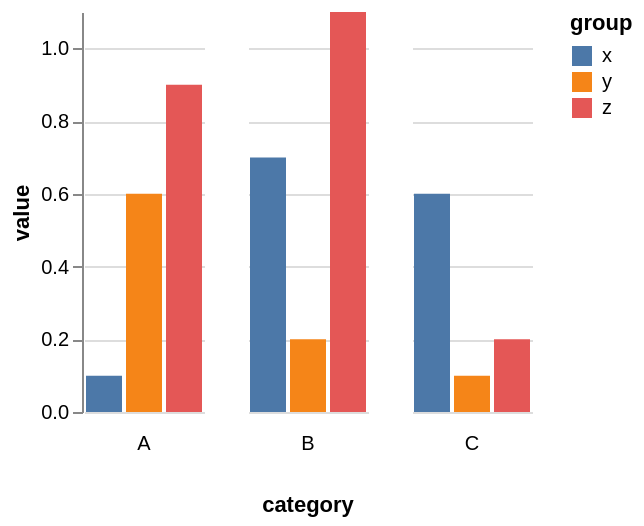

The specification (Vega-Lite) saved for this image:
### Vega specification from a JSON file in a GitHub repository (floating-point values rounded to 4 significant figures)
{"$schema": "https://vega.github.io/schema/vega/v5.json", "background": "white", "padding": 5, "data": [{"name": "source_0", "values": [{"category": "A", "group": "x", "value": 0.1}, {"category": "A", "group": "y", "value": 0.6}, {"category": "A", "group": "z", "value": 0.9}, {"category": "B", "group": "x", "value": 0.7}, {"category": "B", "group": "y", "value": 0.2}, {"category": "B", "group": "z", "value": 1.1}, {"category": "C", "group": "x", "value": 0.6}, {"category": "C", "group": "y", "value": 0.1}, {"category": "C", "group": "z", "value": 0.2}]}, {"name": "data_0", "source": "source_0", "transform": [{"type": "stack", "groupby": ["group", "category"], "field": "value", "sort": {"field": [], "order": []}, "as": ["value_start", "value_end"], "offset": "zero"}, {"type": "filter", "expr": "isValid(datum[\"value\"]) && isFinite(+datum[\"value\"])"}]}, {"name": "column_domain", "source": "data_0", "transform": [{"type": "aggregate", "groupby": ["category"]}]}], "signals": [{"name": "x_step", "value": 20}, {"name": "child_width", "update": "bandspace(domain('x').length, 0.1, 0.05) * x_step"}, {"name": "child_height", "value": 200}], "layout": {"padding": 20, "titleAnchor": {"column": "end"}, "offset": {"columnTitle": 10}, "columns": {"signal": "length(data('column_domain'))"}, "bounds": "full", "align": "all"}, "marks": [{"name": "column-title", "type": "group", "role": "column-title", "title": {"text": "category", "style": "guide-title", "orient": "bottom", "offset": 10}}, {"name": "row_header", "type": "group", "role": "row-header", "encode": {"update": {"height": {"signal": "child_height"}}}, "axes": [{"scale": "y", "orient": "left", "grid": false, "title": "value", "labelOverlap": true, "tickCount": {"signal": "ceil(child_height/40)"}, "zindex": 0}]}, {"name": "column_footer", "type": "group", "role": "column-footer", "from": {"data": "column_domain"}, "sort": {"field": "datum[\"category\"]", "order": "ascending"}, "title": {"text": {"signal": "isValid(parent[\"category\"]) ? parent[\"category\"] : \"\"+parent[\"category\"]"}, "style": "guide-label", "frame": "group", "orient": "bottom", "offset": 10}, "encode": {"update": {"width": {"signal": "child_width"}}}}, {"name": "cell", "type": "group", "style": "cell", "from": {"facet": {"name": "facet", "data": "data_0", "groupby": ["category"]}}, "sort": {"field": ["datum[\"category\"]"], "order": ["ascending"]}, "encode": {"update": {"width": {"signal": "child_width"}, "height": {"signal": "child_height"}}}, "marks": [{"name": "child_marks", "type": "rect", "style": ["bar"], "from": {"data": "facet"}, "encode": {"update": {"fill": {"scale": "color", "field": "group"}, "ariaRoleDescription": {"value": "bar"}, "description": {"signal": "\"group: \" + (isValid(datum[\"group\"]) ? datum[\"group\"] : \"\"+datum[\"group\"]) + \"; value: \" + (format(datum[\"value\"], \"\"))"}, "x": {"scale": "x", "field": "group"}, "width": {"scale": "x", "band": 1}, "y": {"scale": "y", "field": "value_end"}, "y2": {"scale": "y", "field": "value_start"}}}}], "axes": [{"scale": "y", "orient": "left", "gridScale": "x", "grid": true, "tickCount": {"signal": "ceil(child_height/40)"}, "domain": false, "labels": false, "aria": false, "maxExtent": 0, "minExtent": 0, "ticks": false, "zindex": 0}]}], "scales": [{"name": "x", "type": "band", "domain": {"data": "data_0", "field": "group", "sort": true}, "range": {"step": {"signal": "x_step"}}, "paddingInner": 0.1, "paddingOuter": 0.05}, {"name": "y", "type": "linear", "domain": {"data": "data_0", "fields": ["value_start", "value_end"]}, "range": [{"signal": "child_height"}, 0], "nice": true, "zero": true}, {"name": "color", "type": "ordinal", "domain": {"data": "data_0", "field": "group", "sort": true}, "range": "category"}], "legends": [{"fill": "color", "symbolType": "square", "title": "group"}], "config": {"style": {"cell": {"stroke": "transparent"}}}}
